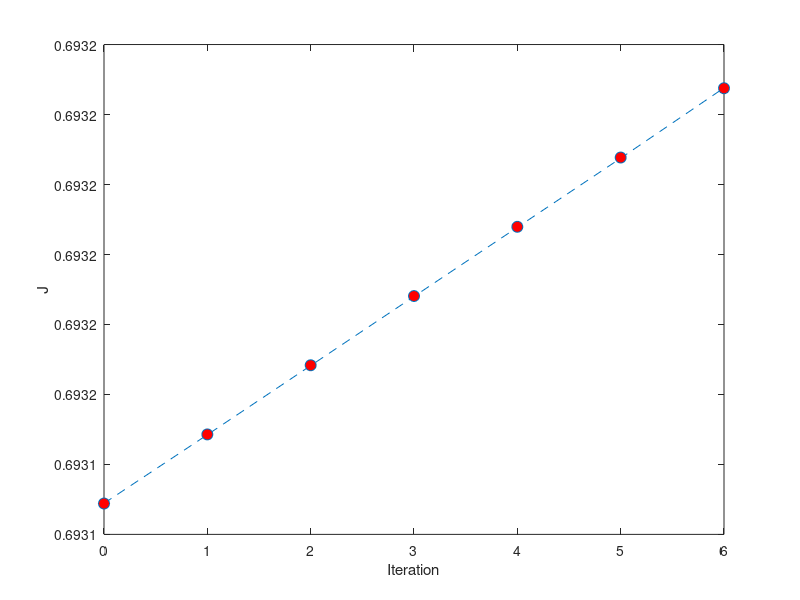

Write MATLAB code to recreate this figure.
% Exercise 4 -- Logistic Regression

clear all; close all; clc

data  = csvread('data103x1579.csv',1,0);
[row,col] = size(data)
xData = data(:,2:col);
yData = data(:,1);
size(xData)
size(yData)
[yData(1:6,1), xData(1:6,:)]

x = xData; 
y = yData;

[m, n] = size(x);

% Add intercept term to x
x = [ones(m, 1), x]; 

% Initialize fitting parameters
theta = zeros(n+1, 1);

% Define the sigmoid function
g = inline('1.0 ./ (1.0 + exp(-z))'); 

% Newton's method
MAX_ITR = 7;
J = zeros(MAX_ITR, 1);
H = (-1/4).* transpose(x) * x;
B = zeros(size(H));
for i = 1:size(H)(1)
    for j = 1:size(H)(2)
        B(i,i) = sum(H(i,:))+0.00001;
    endfor
endfor
H_ = inv(B);

for i = 1:MAX_ITR
    % Calculate the hypothesis function
    z = x * theta;
    h = g(z);
    
    % Calculate gradient and hessian.
    % The formulas below are equivalent to the summation formulas
    % given in the lecture videos.
    grad = (1/m).*x' * (h-y);
    G = (1/m).*x' * diag(h) * diag(1-h) * x;
    
    % Calculate J (for testing convergence)
    J(i) =(1/m)*sum(-y.*log(h) - (1-y).*log(1-h));
    
    theta = theta - H_*grad;
    %theta = theta - G\grad;
end
% Display theta
theta

% Plot J
figure
plot(0:MAX_ITR-1, J, 'o--', 'MarkerFaceColor', 'r', 'MarkerSize', 8)
xlabel('Iteration'); ylabel('J')
% Display J
J